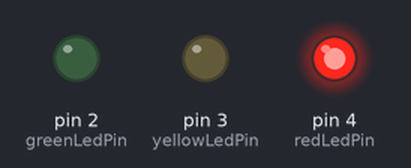
Simulated run of this sketch. Board: Arduino Uno, built with avr-gcc and run on an emulated ATmega328P. On the bench: output pins drawn as LEDs (lit = HIGH). What the sketch prints to the serial monitor is not drawn.

Above: at 5.0 s.
At 11.0 s:
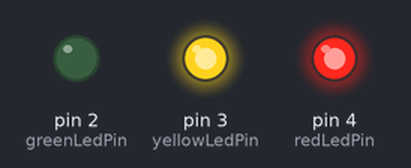
At 17.0 s:
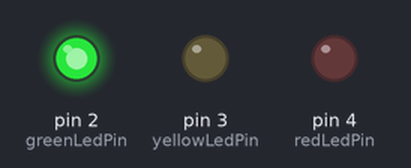
At 23.0 s:
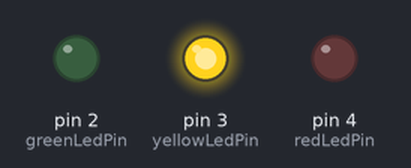
Timing chart, 0 to 31.2 s (numbered marks = the images above):
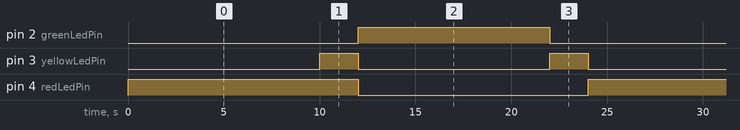

Measured:
- by itself, pin 2 (greenLedPin): alternates HIGH for 10.0 s and LOW for 14.0 s
- by itself, pin 3 (yellowLedPin): alternates HIGH for 2.0 s and LOW for 10.0 s
- by itself, pin 4 (redLedPin): alternates HIGH for 12.0 s and LOW for 12.0 s

The sketch:

sketch.ino
```cpp
//traffic-light demo using sequence of Germany (red -> red+yellow -> green -> yellow -> red)

// ++++++++++ config ++++++++++
// +++++ pin config +++++
const byte greenLedPin = 2;
const byte yellowLedPin = 3;
const byte redLedPin = 4;
// ----- pin config -----
// ---------- config ----------

void setup() {
  pinMode(greenLedPin, OUTPUT);
  pinMode(yellowLedPin, OUTPUT);
  pinMode(redLedPin, OUTPUT);

  Serial.begin(9600);
}

void loop() {
  Serial.println("loop");

  //red
  digitalWrite(redLedPin, HIGH);
  digitalWrite(yellowLedPin, LOW);
  digitalWrite(greenLedPin, LOW);

  delay(10000);

  //red and yellow
  digitalWrite(redLedPin, HIGH);
  digitalWrite(yellowLedPin, HIGH);
  digitalWrite(greenLedPin, LOW);

  delay(2000);

  //green
  digitalWrite(redLedPin, LOW);
  digitalWrite(yellowLedPin, LOW);
  digitalWrite(greenLedPin, HIGH);

  delay(10000);

  //yellow
  digitalWrite(redLedPin, LOW);
  digitalWrite(yellowLedPin, HIGH);
  digitalWrite(greenLedPin, LOW);

  delay(2000);
}
```
